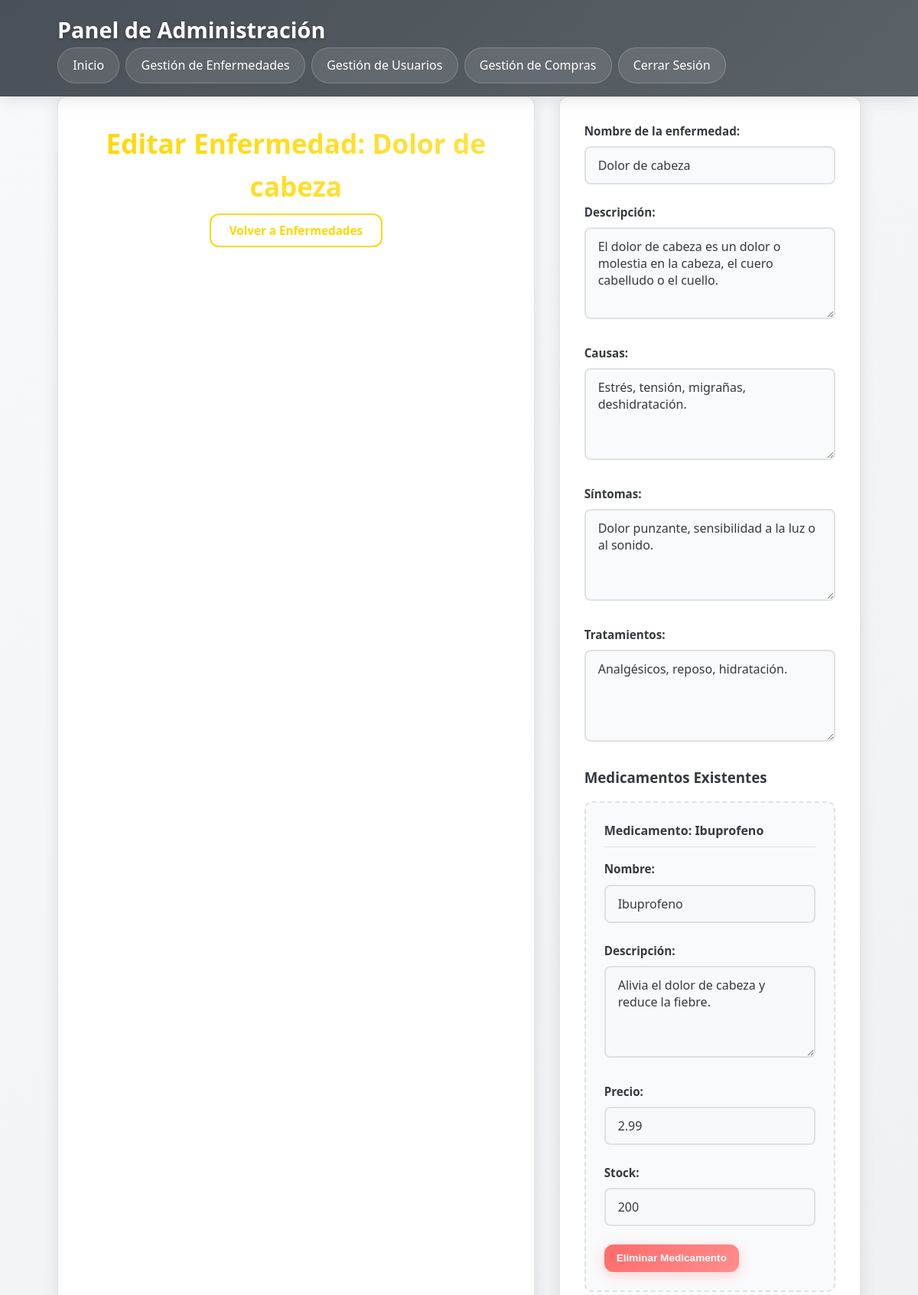
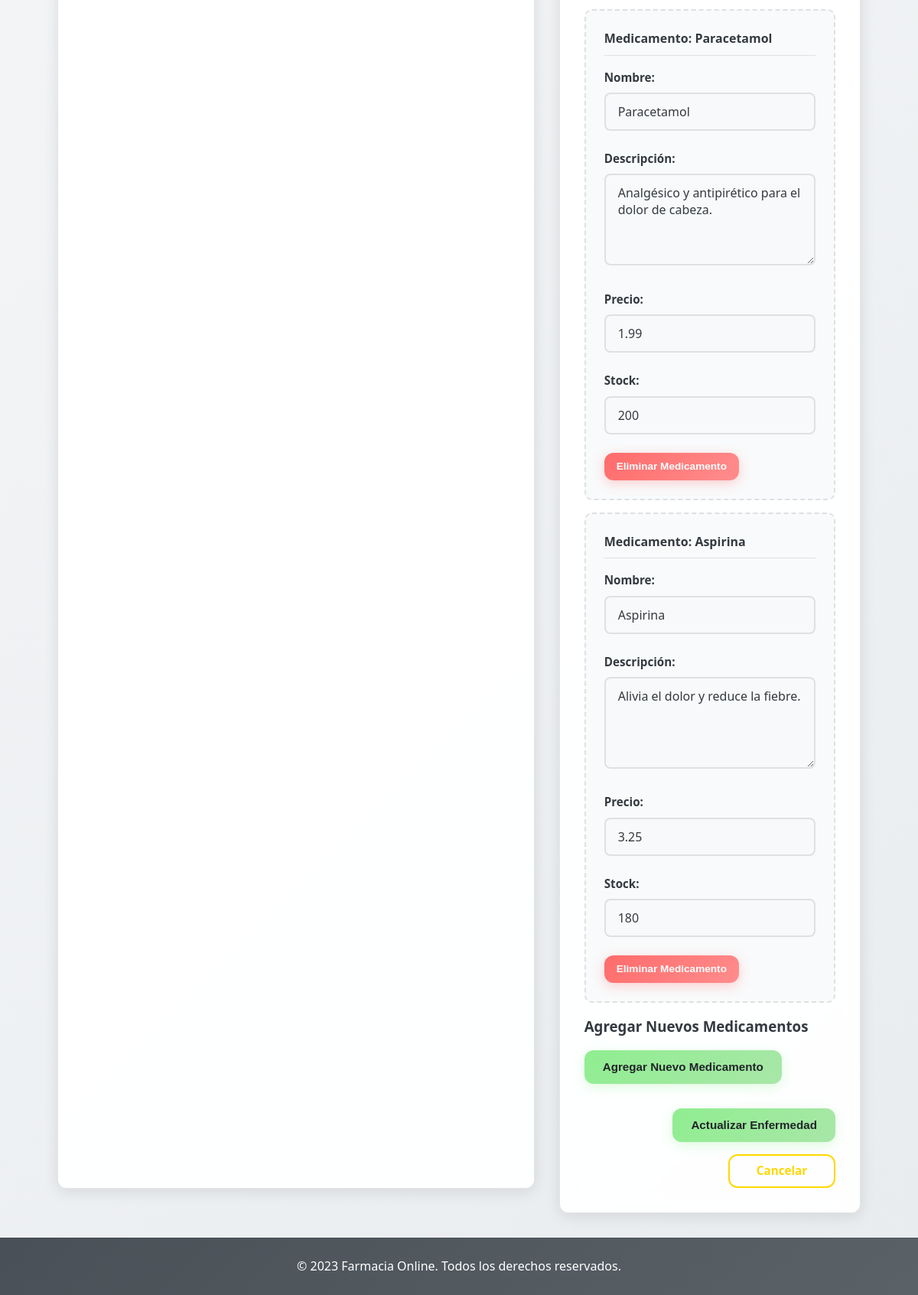
The page /admin/editar_enfermedad.php?id=2 (signed in) on the database its author committed (2 pictures, top to bottom).
### tables this page shows
CREATE TABLE `enfermedades` (
  `id` int(11) NOT NULL,
  `nombre` varchar(100) NOT NULL,
  `descripcion` text DEFAULT NULL,
  `causas` text DEFAULT NULL,
  `sintomas` text DEFAULT NULL,
  `tratamientos` text DEFAULT NULL
);

CREATE TABLE `medicamentos` (
  `id` int(11) NOT NULL,
  `nombre` varchar(100) NOT NULL,
  `descripcion` text DEFAULT NULL,
  `precio` decimal(10,2) NOT NULL,
  `stock` int(11) NOT NULL,
  `enfermedad_id` int(11) DEFAULT NULL,
  `imagen` varchar(255) DEFAULT NULL
);

### admin/editar_enfermedad.php (the view, shortened to what this page needs)
<?php
require '../conexion.php';
$enfermedad_id = intval($_GET['id']);
$sql_enfermedad = "SELECT * FROM enfermedades WHERE id = $enfermedad_id";
$result_enfermedad = $conexion->query($sql_enfermedad);
$enfermedad = $result_enfermedad->fetch_assoc();
$sql_medicamentos = "SELECT * FROM medicamentos WHERE enfermedad_id = $enfermedad_id";
$result_medicamentos = $conexion->query($sql_medicamentos);
?>
<!DOCTYPE html>
<html lang="es">
<head>
    <link rel="stylesheet" href="../css/estilo.css">
</head>
<body>
    <header>
        <div class="container">
            <h1>Panel de Administración</h1>
            <nav>
                <ul>
                    <li><a href="index.php">Inicio</a></li>
                    <li><a href="gestion_enfermedades.php">Gestión de Enfermedades</a></li>
                    <li><a href="gestion_usuarios.php">Gestión de Usuarios</a></li>
                    <li><a href="gestion_compras.php">Gestión de Compras</a></li>
                    <li><a href="../logout.php">Cerrar Sesión</a></li>
                </ul>
            </nav>
        </div>
    </header>
    <main class="container">
        <div class="admin-header">
            <h2>Editar Enfermedad: <?php echo htmlspecialchars($enfermedad['nombre']); ?></h2>
            <a href="gestion_enfermedades.php" class="btn btn-outline">Volver a Enfermedades</a>
        </div>
        <form method="post" class="form-enfermedad">
            <div class="campo">
                <label for="nombre">Nombre de la enfermedad:</label>
                <input type="text" id="nombre" name="nombre" value="<?php echo htmlspecialchars($enfermedad['nombre']); ?>" required>
            </div>
            <div class="campo">
                <label for="descripcion">Descripción:</label>
                <textarea id="descripcion" name="descripcion" required><?php echo htmlspecialchars($enfermedad['descripcion']); ?></textarea>
            </div>
            <div class="campo">
                <label for="causas">Causas:</label>
                <textarea id="causas" name="causas" required><?php echo htmlspecialchars($enfermedad['causas']); ?></textarea>
            </div>
            <div class="campo">
                <label for="sintomas">Síntomas:</label>
                <textarea id="sintomas" name="sintomas" required><?php echo htmlspecialchars($enfermedad['sintomas']); ?></textarea>
            </div>
            <div class="campo">
                <label for="tratamientos">Tratamientos:</label>
                <textarea id="tratamientos" name="tratamientos" required><?php echo htmlspecialchars($enfermedad['tratamientos']); ?></textarea>
            </div>
            <h3>Medicamentos Existentes</h3>
            <div id="medicamentos-existentes">
                <?php if ($result_medicamentos->num_rows > 0): ?>
                    <?php while($medicamento = $result_medicamentos->fetch_assoc()): ?>
                        <div class="medicamento-form">
                            <h4>Medicamento: <?php echo htmlspecialchars($medicamento['nombre']); ?></h4>
                            <div class="campo">
                                <label>Nombre:</label>
                                <input type="text" name="medicamentos_existentes[<?php echo $medicamento['id']; ?>][nombre]" value="<?php echo htmlspecialchars($medicamento['nombre']); ?>" required>
                            </div>
                            <div class="campo">
                                <label>Descripción:</label>
                                <textarea name="medicamentos_existentes[<?php echo $medicamento['id']; ?>][descripcion]" required><?php echo htmlspecialchars($medicamento['descripcion']); ?></textarea>
                            </div>
                            <div class="campo">
                                <label>Precio:</label>
                                <input type="number" step="0.01" name="medicamentos_existentes[<?php echo $medicamento['id']; ?>][precio]" value="<?php echo $medicamento['precio']; ?>" required>
                            </div>
                            <div class="campo">
                                <label>Stock:</label>
                                <input type="number" name="medicamentos_existentes[<?php echo $medicamento['id']; ?>][stock]" value="<?php echo $medicamento['stock']; ?>" required>
                            </div>
                            <button type="button" onclick="eliminarMedicamento(<?php echo $medicamento['id']; ?>)" class="btn btn-danger btn-sm">Eliminar Medicamento</button>
                        </div>
                    <?php endwhile; ?>
                <?php else: ?>
                    <div class="mensaje-vacio" style="padding: 1rem; margin: 1rem 0;">
                        <p>No hay medicamentos para esta enfermedad</p>
                    </div>
                <?php endif; ?>
            </div>
            <h3>Agregar Nuevos Medicamentos</h3>
            <div class="acciones" style="margin-top: 1rem;">
                <button type="button" onclick="agregarMedicamento()" class="btn btn-success">Agregar Nuevo Medicamento</button>
            </div>
            <div class="acciones-form">
                <button type="submit" class="btn btn-confirmar">Actualizar Enfermedad</button>
                <a href="gestion_enfermedades.php" class="btn btn-outline">Cancelar</a>
            </div>
        </form>
    </main>
    <footer>
        <div class="container">
            <p>&copy; 2023 Farmacia Online. Todos los derechos reservados.</p>
        </div>
    </footer>
</body>
</html>

### rows shown on the page
enfermedades: nombre "Dolor de cabeza", descripcion "El dolor de cabeza es un dolor o molestia en la cabeza, el cuero cabelludo o el cuello.", causas "Estrés, tensión, migrañas, deshidratación.", sintomas "Dolor punzante, sensibilidad a la luz o al sonido.", tratamientos "Analgésicos, reposo, hidratación."
medicamentos: nombre "Ibuprofeno", id+descripcion "Alivia el dolor de cabeza y reduce la fiebre.", precio "2.99", stock "200"
medicamentos: nombre "Paracetamol", id+descripcion "Analgésico y antipirético para el dolor de cabeza.", precio "1.99", stock "200"
medicamentos: nombre "Aspirina", id+descripcion "Alivia el dolor y reduce la fiebre.", precio "3.25", stock "180"
